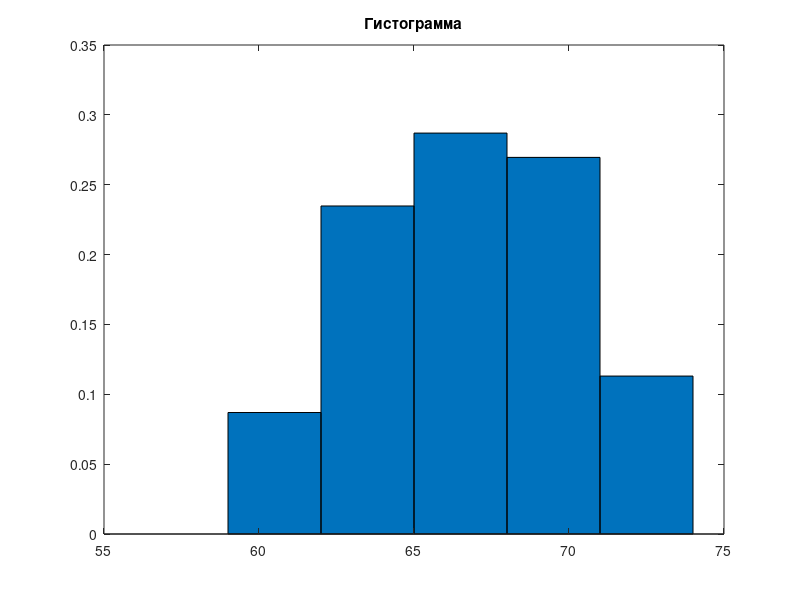

This chart was generated by the following MATLAB code:
X = [67 65 65 62 63 66 68 71 68 64 61 63 60 71 64 64 69 59 65 64 64 65 64 66 64 62 64 68 65 67 67 67 67 71 68 71 69 65 67 62 68 70 67 64 65 65 64 61 66 67 61 65 64 70 64 68 60 61 68 65 60 67 65 63 65 65 63 64 66 62 65 65 68 61 65 61 64 62 68 69 70 71 70 69 70 71 65 71 70 71 69 70 64 71 70 70 68 70 62 66 69 70 71 69 72 73 74 73 70 63 67 65 63 68 70];

% Пункт 1

X = sort(X);
Z = zeros(2, length(X));
j = 1;
i = 1;
Z(1, j) = X(1);

while i <= length(X)
    if X(i) == Z(1, j)
        Z(2, j) = Z(2, j) + 1;
        i = i + 1;
    else
        j = j + 1;
        Z(1, j) = X(i);
    end
end

i = 1;

while i <= length(Z)
    if Z(:,i) == zeros(size(Z(:,i)))
        Z(:,i) = [];
    else
        i = i + 1;
    end  
end

delta = (max(X) - min(X))/5;

J = zeros(2, 5);
prob_values = min(X):max(X);

J(1, :) = min(X)+delta/2 : delta : max(X) - delta/2;

J(2, 1) = sum(Z(2, 1:delta));
J(2, 2) = sum(Z(2, delta + 1:delta + 3));
J(2, 3) = sum(Z(2, 2*delta + 1:2*delta + 3));
J(2, 4) = sum(Z(2, 3*delta + 1:3*delta + 3));
J(2, 5) = sum(Z(2, 4*delta + 1:4*delta + 3));

% Пункт 2

sample_mean = sum(X)/length(X);

unbiased_sample_variance = (1/(length(X) - 1))*(sum((X - sample_mean).*(X - sample_mean)));

% Пункт 3
figure
bar(J(1, :), J(2,:)/length(X), 1)
title('Гистограмма')
J
